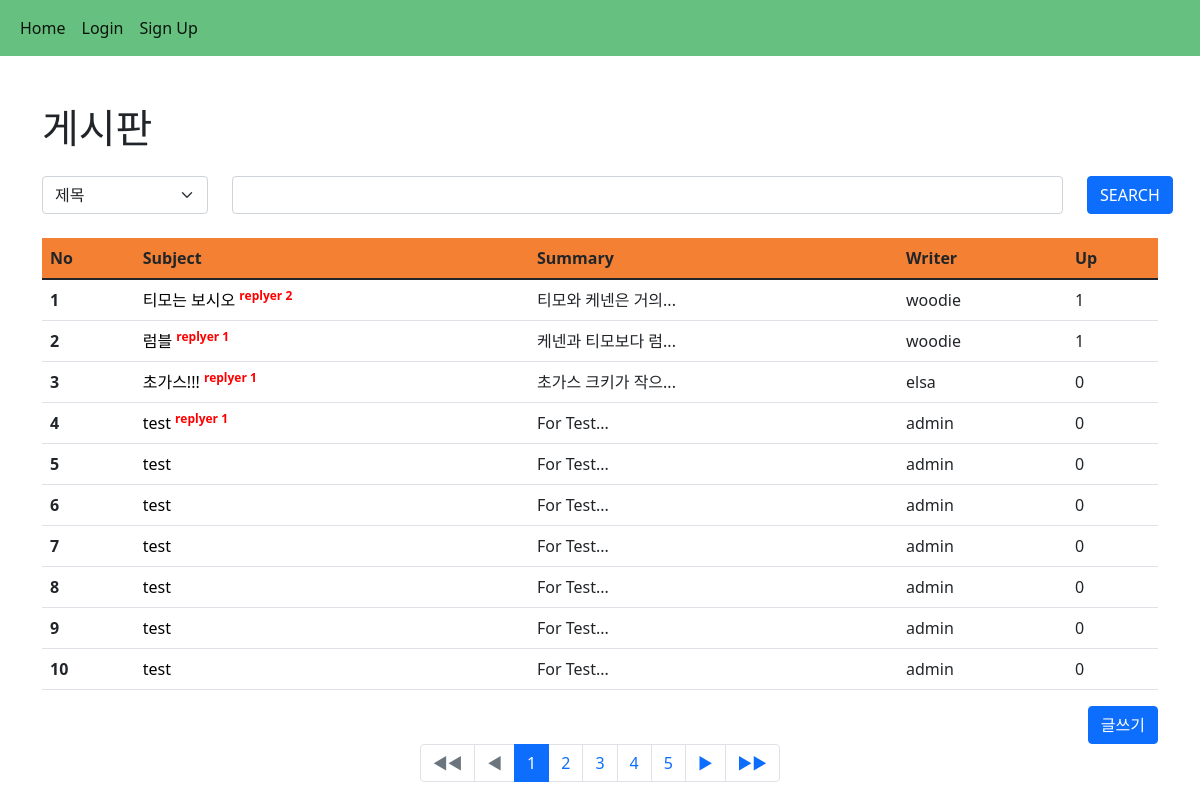
/board/, run on the app's committed database.
### board/models.py (models this page shows)
class Board(models.Model):
    subject = models.CharField(max_length=100)
    writer = models.CharField(max_length=50)
    content = models.TextField()
    up = models.ManyToManyField(User, blank=True)
    def summary(self):
        return self.content[:10] +"..."

### board/views.py (the view)
# urls.py: path('', views.index, name="index"),
def index(request):
    kw = request.GET.get('kw','')
    cate = request.GET.get('cate','')
    page = request.GET.get("page",1)
    if kw:
        if cate == 'subject':
            b = Board.objects.filter(subject__startswith=kw)
        elif cate == 'writer':
            b = Board.objects.filter(writer=kw)
        else:
            b = Board.objects.filter(content__contains=kw)
    else:
        b = Board.objects.all()
    pag = Paginator(b,10)
    obj = pag.get_page(page)
    context = {
        'con' : obj,
        'kw'  : kw,
        'cate' : cate,
    }
    return render(request,'board/index.html',context)

### template/board/index.html (shortened to what this page needs)
{% extends  'base.html' %}
{% block content %}
{% load mathfilters %}
<div class="container mt-5 mb-5">
    <h1>게시판</h1>
<form>
    <div class="row mt-4 mb-4">
        <div class="col-lg-2">
            <select name='cate' class="form-select" name="" id="">
                <option value="subject" if{% if cate == 'subject' %}selected{% endif %}>제목</option>
            </select>
        </div>
        <div class="col-lg-9">
            <input name='kw' value="{{kw}}" type="search" class="form-control" name="" id="">
        </div>
        <div class="col-lg-1">
            <button class="btn btn-primary">SEARCH</button>
        </div>
    </div>
</form>
    <table class="table mt-2 table-hover">
        <thead style="background-color: #f38033;">
            <tr>
                <th scope="col">No</th>
                <th scope="col">Subject</th>
                <th scope="col">Summary</th>
                <th scope="col">Writer</th>
                <th scope="col">Up</th>
            </tr>
        </thead>
        <tbody>
            {% if con %}
                {% for i in con %}
                    <tr>
                        <th scope="row">{{forloop.counter}}</th>
                        <td><a href="{% url 'board:detail' i.id %}">{{i.subject}}</a>
                            {% if i.reply_set.all.count %}
                            <sup style="color: red; font-weight: bolder;">replyer {{ i.reply_set.all.count}}</sup>
                            {% endif%}
                        </td>
                        <td>{{i.summary}}</td>
                        {% if user.username == i.writer %}
                            <td><mark style="background-color: #8c8fba;">{{i.writer}}</mark></td>
                        {% else %}
                            <td>{{i.writer}}</td>
                        {% endif %}
                        <td>{{i.up.all.count}}</td>
                    </tr>
                {% endfor %}
            {% else %}
                <tr>
                    <th colspan="5">No Data</th>
                </tr>
            {% endif %}
        </tbody>
    </table>
    <div class="text-end">
        <a href="{% url 'board:create' %}"><button class="btn btn-primary">글쓰기</button></a>
    </div>
    <nav aria-label="Page navigation example">
        <ul class="pagination justify-content-center">
            {% if  con.has_previous%}
                <li class="page-item ">
                    <a class="page-link" href="{% url 'board:index' %}?page=1&kw={{kw}}&cate={{cate}}">◀◀</a>
                </li>
                <li class="page-item ">
                    <a class="page-link" href="{% url 'board:index' %}?page={{con.previous_page_number}}&kw={{kw}}&cate={{cate}}">◀</a>
                </li>
            {% else %}
            <li class="page-item disabled">
                <a class="page-link">◀◀</a>
            </li>
            <li class="page-item disabled">
                <a class="page-link">◀</a>
            </li>
            {% endif %}
            {% for i in con.paginator.page_range %}
                {% if i >= con.number|sub:1|intdiv:5|mul:5|add:1 and i <= con.number|sub:1|intdiv:5|mul:5|add:5 %}
                    {% if con.number == i %}
                        <li class="page-item active"><a class="page-link" href="{% url 'board:index' %}?page={{i}}&kw={{kw}}&cate={{cate}}">{{i}}</a></li>
                    {% else %}
                        <li class="page-item"><a class="page-link" href="{% url 'board:index' %}?page={{i}}&kw={{kw}}&cate={{cate}}">{{i}}</a></li>
                    {% endif %}
                {% endif %}
            {% endfor %}
            {% if  con.has_next%}
                <li class="page-item ">
                    <a class="page-link" href="{% url 'board:index' %}?page={{con.next_page_number}}&kw={{kw}}&cate={{cate}}">▶</a>
                </li>
                <li class="page-item ">
                    <a class="page-link" href="{% url 'board:index' %}?page={{con.paginator.num_pages}}&kw={{kw}}&cate={{cate}}" >▶▶</a>
                </li>
            {% endif %}
        </ul>
      </nav>
</div>
{% endblock %}

### template/board/index.html (style rules this page uses)
a { text-decoration: none; color: black; }

### data on the page
Board: subject "티모는 보시오", reply_set.all.count "2", summary "티모와 케넨은 거의...", writer "woodie", up.all.count "1"
Board: subject "럼블", reply_set.all.count "1", summary "케넨과 티모보다 럼...", writer "woodie", up.all.count "1"
Board: subject "초가스!!!", reply_set.all.count "1", summary "초가스 크키가 작으...", writer "elsa", up.all.count "0"
Board: subject "test", reply_set.all.count "1", summary "For Test...", writer "admin", up.all.count "0"
Board: subject "test", summary "For Test...", writer "admin", up.all.count "0"
Board: subject "test", summary "For Test...", writer "admin", up.all.count "0"
Board: subject "test", summary "For Test...", writer "admin", up.all.count "0"
Board: subject "test", summary "For Test...", writer "admin", up.all.count "0"
Board: subject "test", summary "For Test...", writer "admin", up.all.count "0"
Board: subject "test", summary "For Test...", writer "admin", up.all.count "0"

### other printed values
{{ i }} "1"
{{ i }} "2" "3" "4" "5"
